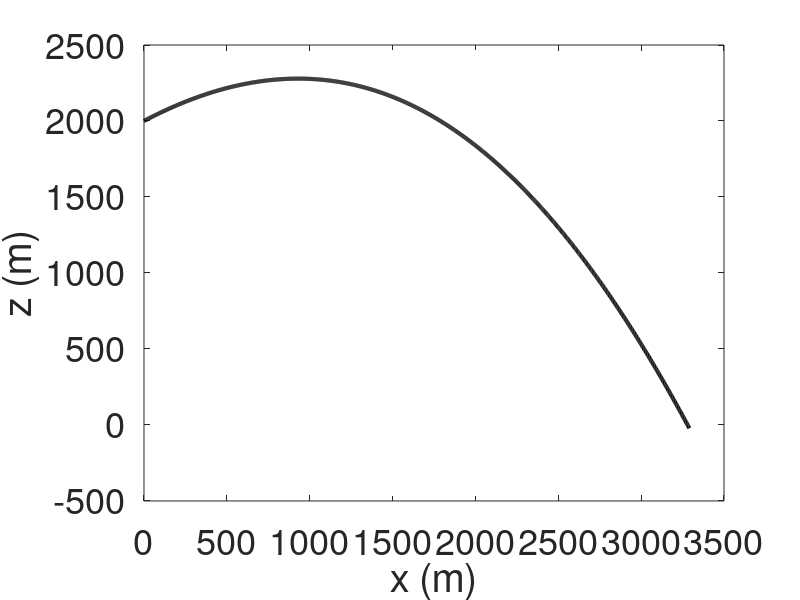

The MATLAB script that drew this image:
%% Demo of predictor corrector method for 
%  calculating trajectory of volcanic bombs

H = 2000;                           %volcano height
g=9.81;                             %gravitational acceleration
v0 = 150;                           %initial velocity
theta0 = (30/360)*2*pi;             %initial angle

D = 1e-4;                           %air resistance

tf = 30;                            %final time
ti = 0;                             %initial time
n = 1000;                           %number of time steps

deltat = (tf-ti)/n;                 %length of time step

x = nan.*ones(n+1,1);               %initial conditions
z = nan.*ones(n+1,1);
vx = nan.*ones(n+1,1);
vz = nan.*ones(n+1,1);
x(1) = 0;
z(1) = H;
vx(1) = v0*cos(theta0);
vz(1) = v0*sin(theta0);

for i = 1:n                         %iterate for loop over time steps
    f_x = vx(i);                    %calculate FE approximations for RHS
    f_z = vz(i);
    f_vx = -D*(vx(i)^2);
    f_vz = -g-D*(vz(i)^2) * sign(vz(i));
    
    f2_x = vx(i)+f_vx*deltat;       %calculate predictor-corrector approx
    f2_z = vz(i)+f_vz*deltat;
    f2_vx = -D*(vx(i)+(f_vx*deltat))^2;
    f2_vz = -g-D*(vz(i)+(f_vz*deltat))^2 * sign(vz(i));
    
    x(i+1) = x(i) + (deltat/2)*(f_x + f2_x);    %update variables using P-C marching equation
    z(i+1) = z(i) + (deltat/2)*(f_z + f2_z);
    vx(i+1) = vx(i) + (deltat/2)*(f_vx + f2_vx);
    vz(i+1) = vz(i) + (deltat/2)*(f_vz + f2_vz);
   
end

figure;plot(x,z,'k','linewidth',3)  %plot trajectory
xlabel('x (m)','fontsize',26)
ylabel('z (m)','fontsize',26)
set(gca,'fontsize',26)
